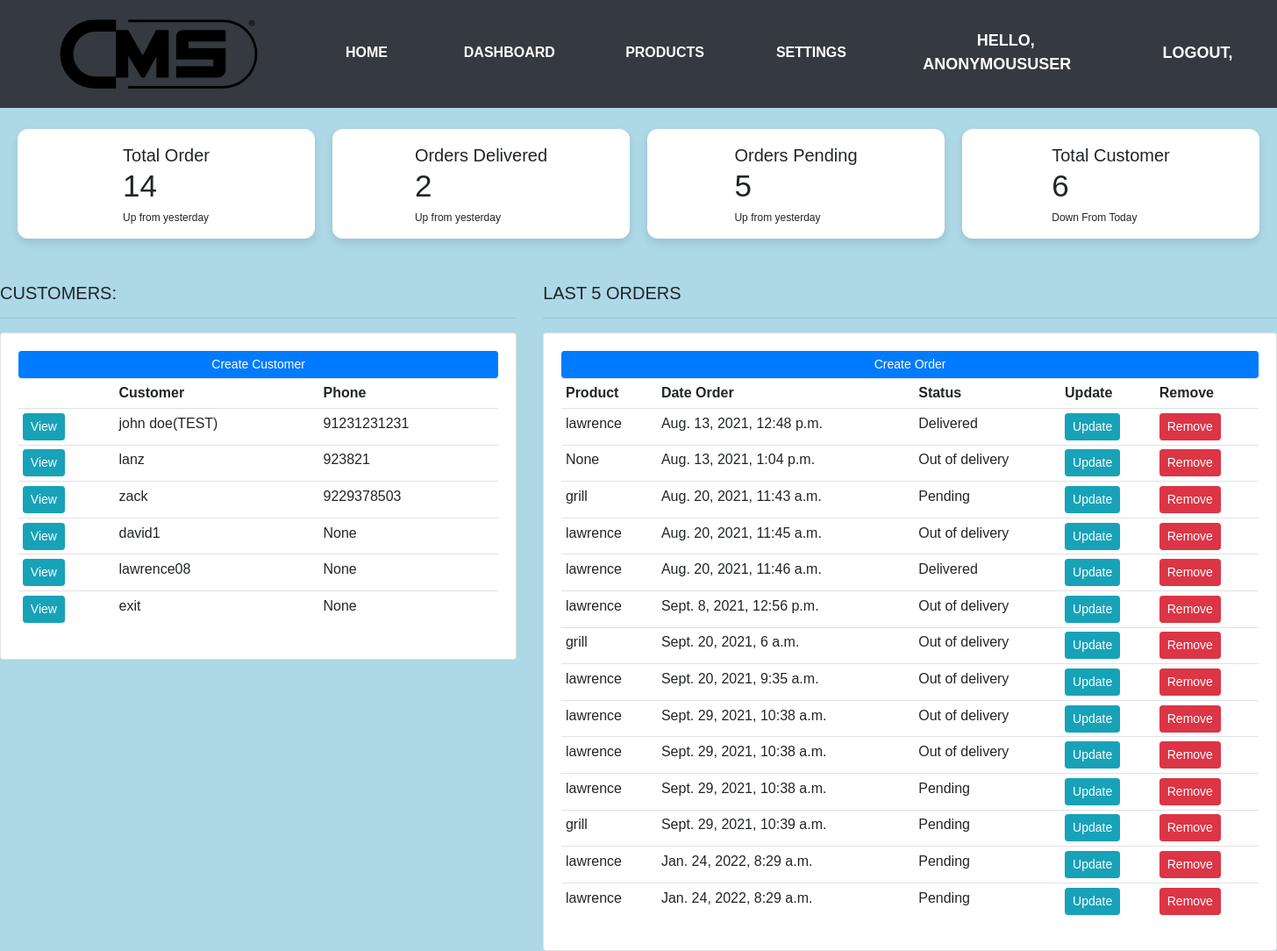
The page /home on the database its author committed.
### accounts/models.py (models this page shows, shortened)
class Customer(models.Model):
    user = models.OneToOneField(User, null=True, blank=True, on_delete=models.CASCADE)
    name = models.CharField(max_length=200, null=True)
    phone = models.IntegerField(null=True)
    email = models.CharField(max_length=200, null=True)
    profile_pic = models.ImageField(default="default.png", null=True, blank=True)
    date_created = models.DateTimeField(auto_now_add=True, null=True)
    def __str__(self):
        return self.name

class Order(models.Model):
    STATUS = (
        ('Pending', 'Pending'),
        ('Out of delivery', 'Out of delivery'),
        ('Delivered', 'Delivered'),
    )
    customer = models.ForeignKey(Customer, null=True, on_delete=models.SET_NULL)
    product = models.ForeignKey(Product, null=True, on_delete=models.SET_NULL)
    date_created = models.DateTimeField(auto_now_add=True, null=True)
    status = models.CharField(max_length=200, null=True, choices=STATUS)
    note = models.CharField(max_length=100, null=True)

class Product(models.Model):
    CATEGORY = (
        ('Indoor', 'Indoor'),
        ('Outdoor', 'Outdoor')
    )
    name = models.CharField(max_length=200, null=True)
    price = models.FloatField(null=True)
    category = models.CharField(max_length=200, null=True, choices=CATEGORY)
    description = models.CharField(max_length=200, null=True, blank=True)
    date_created = models.DateTimeField(auto_now_add=True, null=True)
    tags = models.ManyToManyField(Tag)
    def __str__(self):
        return self.name

### accounts/views.py (the view)
# urls.py: path('home', views.home, name="home"),
def home(request):
    orders = Order.objects.all()
    customer = Customer.objects.all()
    total_customer = customer.count()
    total_orders = orders.count()
    delivered = orders.filter(status='Delivered').count()
    pending = orders.filter(status='Pending').count()
    context = {'orders': orders, 'customer': customer, 'total_customer': total_customer, 'delivered': delivered,
                  'pending': pending, 'total_orders': total_orders}
    return render(request, 'accounts/dashboard.html', context)

### templates/accounts/dashboard.html
{% extends 'accounts/main.html' %}
{% block content %}
{% include 'accounts/status.html' %}
    <br>
    <div class="row">
     <div class="col-md-5">
      <h5>CUSTOMERS:</h5>
      <hr>
      <div class="card card-body">
       <a class="btn btn-primary  btn-sm btn-block" href="{% url 'create_customers' customer %}">Create Customer</a>
       <table class="table table-sm">
        <tr>
         <th></th>
         <th>Customer</th>
         <th>Phone</th>
        </tr>
           {% for customers in customer %}
               <tr>
                    <td><a class="btn btn-sm btn-info" href="{% url 'customers' customers.id %}">View</a></td>
                    <td>{{ customers.name }}</td>
                    <td>{{ customers.phone }}</td>
           {% endfor %}
       </table>
      </div>
     </div>
     <div class="col-md-7">
      <h5>LAST 5 ORDERS</h5>
      <hr>
      <div class="card card-body">
       <a class="btn btn-primary  btn-sm btn-block" href="{% url 'create_order' customer %}">Create Order</a>
       <table class="table table-sm">
        <tr>
         <th>Product</th>
         <th>Date Order</th>
         <th>Status</th>
         <th>Update</th>
         <th>Remove</th>
        </tr>
            {% for i in orders %}
               <tr>
                    <td>{{ i.product }}</td>
                    <td>{{ i.date_created }}</td>
                    <td>{{ i.status }}</td>
                    <td><a class="btn btn-sm btn-info" href = "{% url 'update_order' i.id %}">Update</a></td>
                    <td><a class="btn btn-sm btn-danger" href = "{% url 'delete_order' i.id %}">Remove</a></td>
           {% endfor %}
       </table>
      </div>
     </div>
    </div>
    {% endblock %}

### templates/accounts/main.html (shortened to what this page needs)
{% load static %}
<!DOCTYPE html>
<html lang="en">
<head>
    <link rel="stylesheet" href="https://stackpath.bootstrapcdn.com/bootstrap/4.3.1/css/bootstrap.min.css">
    <link rel="stylesheet" href="{% static '/css/main.css' %} ">
</head>
<body>
    {% include 'accounts/navbar.html' %}
    {% block content %}
    {% endblock %}
</body>
</html>

### templates/accounts/navbar.html (shortened to what this page needs)
{% load static %}
<nav class="navbar navbar-expand-lg navbar-dark bg-dark">
    <div class="container-fluid">
    <img src = "{% static 'images/logo156-gt6-200h.png' %}"
        width="300px"
        length="200px">
    </div>
    <ul>
    <li class="nav-item active">
        <a class="nav-link" href="{% url 'cms' %}">Home</a>
      </li>
	<li class="nav-item active">
        <a class="nav-link" href="{% url 'home' %}">Dashboard</a>
      </li>
	<li class="nav-item">
      <a class="nav-link" href="{% url 'products' %}">Products</a>
    <li class="nav-item">
      <a class="nav-link" href="{% url 'account' %}">Settings</a>
    </li>
        <li>
        <span style="width:300px; length:200px;" class = hello-msg>Hello, {{ request.user }}</span>
        </li>
        <li>
        <span><a  class = hello-msg style="text-align: justify;" href="{% url 'logout' %}">LOGOUT, </a></span>
    </ul>
</nav>

### templates/accounts/status.html (shortened to what this page needs)
<head>
{% load static %}
<link rel="stylesheet" href="{% static 'main.css' %}">
</head>
<br>
<div class="home-content">
      <div class="overview-boxes">
        <div class="box">
          <div class="right-side">
            <div class="box-topic">Total Order</div>
            <div class="number">{{ total_orders}}</div>
            <div class="indicator">
              <span class="text">Up from yesterday</span>
            </div>
          </div>
        </div>
        <div class="box">
          <div class="right-side">
            <div class="box-topic">Orders Delivered</div>
            <div class="number">{{ delivered}}</div>
            <div class="indicator">
              <span class="text">Up from yesterday</span>
            </div>
          </div>
        </div>
        <div class="box">
          <div class="right-side">
            <div class="box-topic">Orders Pending</div>
            <div class="number">{{pending}}</div>
            <div class="indicator">
              <span class="text">Up from yesterday</span>
            </div>
          </div>
        </div>
        <div class="box">
          <div class="right-side">
            <div class="box-topic">Total Customer</div>
            <div class="number">{{ total_customer }}</div>
            <div class="indicator">
              <span class="text">Down From Today</span>
            </div>
          </div>
        </div>
      </div>
</div>

### accounts/static/css/main.css (style rules this page uses)
* { margin: 0; padding: 0; box-sizing: border-box; font-family: 'Poppins', sans-serif; }
.home-content .overview-boxes { display: flex; align-items: center; justify-content: space-between; flex-wrap: wrap; padding: 0 20px; margin-bottom: 26px; }
.overview-boxes .box { display: flex; align-items: center; justify-content: center; width: calc(100% / 4 - 15px); background: #fff; padding: 15px 14px; border-radius: 12px; box-shadow: 0 5px 10px rgba(0,0,0,0.1); }
.overview-boxes .box-topic { font-size: 20px; font-weight: 500; }
.home-content .box .number { display: inline-block; font-size: 35px; margin-top: -6px; font-weight: 500; }
.home-content .box .indicator { display: flex; align-items: center; }
.home-content .box .indicator .text { font-size: 12px; }
.hello-msg { font-size: 18px; color: #fff; margin-right: 20px; }
body { background-color: lightblue; }

### templates/accounts/navbar.html (style rules this page uses)
* { margin: 0; padding: 0; list-style-type: none; }
body { background: white; }
ul { display: flex; width: 1100px; margin: auto; max-width: 1500px; justify-content: space-between; text-align: center; }
li { padding: 1rem 2rem 1.15rem; text-transform: uppercase; cursor: pointer; color: white; min-width: 50px; margin: auto; font-weight: bold; }
a:link, a:visited, a:hover, a:active { color: white; text-decoration: none; }

### rows shown on the page
Customer: name "john doe(TEST)", phone "91231231231"
Customer: name "lanz", phone "923821"
Customer: name "zack", phone "9229378503"
Customer: name "david1", phone "None"
Customer: name "lawrence08", phone "None"
Customer: name "exit", phone "None"
Order: product "lawrence", date_created "Aug. 13, 2021, 12:48 p.m.", status "Delivered"
Order: product "None", date_created "Aug. 13, 2021, 1:04 p.m.", status "Out of delivery"
Order: product "grill", date_created "Aug. 20, 2021, 11:43 a.m.", status "Pending"
Order: product "lawrence", date_created "Aug. 20, 2021, 11:45 a.m.", status "Out of delivery"
Order: product "lawrence", date_created "Aug. 20, 2021, 11:46 a.m.", status "Delivered"
Order: product "lawrence", date_created "Sept. 8, 2021, 12:56 p.m.", status "Out of delivery"
Order: product "grill", date_created "Sept. 20, 2021, 6 a.m.", status "Out of delivery"
Order: product "lawrence", date_created "Sept. 20, 2021, 9:35 a.m.", status "Out of delivery"
Order: product "lawrence", date_created "Sept. 29, 2021, 10:38 a.m.", status "Out of delivery"
Order: product "lawrence", date_created "Sept. 29, 2021, 10:38 a.m.", status "Out of delivery"
Order: product "lawrence", date_created "Sept. 29, 2021, 10:38 a.m.", status "Pending"
Order: product "grill", date_created "Sept. 29, 2021, 10:39 a.m.", status "Pending"
Order: product "lawrence", date_created "Jan. 24, 2022, 8:29 a.m.", status "Pending"
Order: product "lawrence", date_created "Jan. 24, 2022, 8:29 a.m.", status "Pending"

### other values the page prints
{{ request.user }} "ANONYMOUSUSER"
{{ total_orders }} "14"
{{ delivered }} "2"
{{ pending }} "5"
{{ total_customer }} "6"
